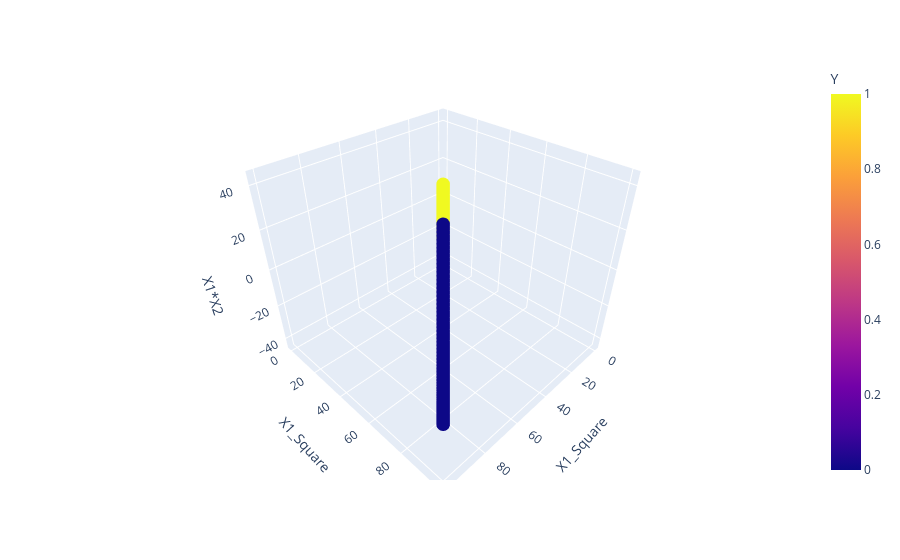

This figure's notebook cell:
### Code cell
## Figure after tranformation
fig = px.scatter_3d(df, x='X1_Square', y='X1_Square', z='X1*X2',color='Y')

fig. show()

### Figure 1 — Plotly figure (JSON) as saved in the notebook; plotly's stock layout.template omitted (floating-point values rounded to 4 significant figures; data arrays with more than 128 entries replaced by an {"elided": "..."} marker saying what was removed)
{"data": [{"hovertemplate": "X1_Square=%{y}<br>X1*X2=%{z}<br>Y=%{marker.color}<extra></extra>", "legendgroup": "", "marker": {"color": {"elided": "400 int values"}, "coloraxis": "coloraxis", "symbol": "circle"}, "mode": "markers", "name": "", "scene": "scene", "showlegend": false, "type": "scatter3d", "x": {"elided": "400 float values"}, "y": {"elided": "400 float values"}, "z": {"elided": "400 float values"}}], "layout": {"coloraxis": {"colorbar": {"title": {"text": "Y"}}, "colorscale": [[0, "#0d0887"], [0.1111, "#46039f"], [0.2222, "#7201a8"], [0.3333, "#9c179e"], [0.4444, "#bd3786"], [0.5556, "#d8576b"], [0.6667, "#ed7953"], [0.7778, "#fb9f3a"], [0.8889, "#fdca26"], [1, "#f0f921"]]}, "legend": {"tracegroupgap": 0}, "margin": {"t": 60}, "scene": {"domain": {"x": [0, 1], "y": [0, 1]}, "xaxis": {"title": {"text": "X1_Square"}}, "yaxis": {"title": {"text": "X1_Square"}}, "zaxis": {"title": {"text": "X1*X2"}}}}}
